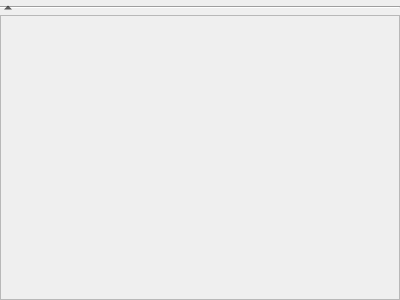
<?xml version="1.0" encoding="UTF-8"?>
<ui version="4.0">
 <class>PopupsPreviewFrame</class>
 <widget class="QFrame" name="PopupsPreviewFrame">
  <property name="geometry">
   <rect>
    <x>0</x>
    <y>0</y>
    <width>400</width>
    <height>300</height>
   </rect>
  </property>
  <property name="styleSheet">
   <string notr="true">background-image: url(:/img/data/parchment.jpg);</string>
  </property>
  <layout class="QVBoxLayout" name="verticalLayout">
   <property name="spacing">
    <number>0</number>
   </property>
   <property name="leftMargin">
    <number>0</number>
   </property>
   <property name="topMargin">
    <number>0</number>
   </property>
   <property name="rightMargin">
    <number>0</number>
   </property>
   <property name="bottomMargin">
    <number>0</number>
   </property>
   <item>
    <widget class="QFrame" name="frameCollapse">
     <property name="frameShape">
      <enum>QFrame::HLine</enum>
     </property>
     <property name="frameShadow">
      <enum>QFrame::Sunken</enum>
     </property>
     <layout class="QVBoxLayout" name="dividerLayout">
      <property name="spacing">
       <number>0</number>
      </property>
      <property name="leftMargin">
       <number>0</number>
      </property>
      <property name="topMargin">
       <number>0</number>
      </property>
      <property name="rightMargin">
       <number>0</number>
      </property>
      <property name="bottomMargin">
       <number>0</number>
      </property>
      <item>
       <widget class="QToolButton" name="btnCollapse">
        <property name="iconSize">
         <size>
          <width>4</width>
          <height>4</height>
         </size>
        </property>
        <property name="autoRaise">
         <bool>true</bool>
        </property>
        <property name="arrowType">
         <enum>Qt::UpArrow</enum>
        </property>
       </widget>
      </item>
     </layout>
    </widget>
   </item>
   <item>
    <widget class="QScrollArea" name="scrollPopups">
     <property name="horizontalScrollBarPolicy">
      <enum>Qt::ScrollBarAlwaysOff</enum>
     </property>
     <property name="sizeAdjustPolicy">
      <enum>QAbstractScrollArea::AdjustToContents</enum>
     </property>
     <property name="widgetResizable">
      <bool>true</bool>
     </property>
     <widget class="QWidget" name="scrollAreaWidgetContents">
      <property name="geometry">
       <rect>
        <x>0</x>
        <y>0</y>
        <width>398</width>
        <height>281</height>
       </rect>
      </property>
      <property name="sizePolicy">
       <sizepolicy hsizetype="Minimum" vsizetype="Preferred">
        <horstretch>0</horstretch>
        <verstretch>0</verstretch>
       </sizepolicy>
      </property>
     </widget>
    </widget>
   </item>
  </layout>
 </widget>
 <resources/>
 <connections/>
</ui>
